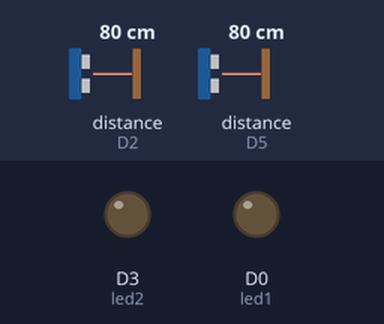
The sketch below on a simulated ESP8266 (NodeMCU). Shown: output pins drawn as LEDs (lit = HIGH). Wiring (inferred from the names in the program): 2 × ultrasonic range finder: trigger D4, echo D5 / trigger D1, echo D2. Inputs (shaded band) come from the test bench; at power-on: distance to the obstacle (sensors on D2, D5) 80 cm. The echo pulse lasts 58.3 µs per cm; WiFi joins after 1.5 s; servers stay silent unless stated; the Firebase database answers and starts empty; pins used as bus, display or sensor lines are not drawn; what the sketch prints to the serial monitor is not drawn.

Above: at 2.7 s.
2.8 s: distance to the obstacle (sensor on D2) set to 12 cm
9.6 s: distance to the obstacle (sensor on D2) set to 9 cm
At 15.5 s:
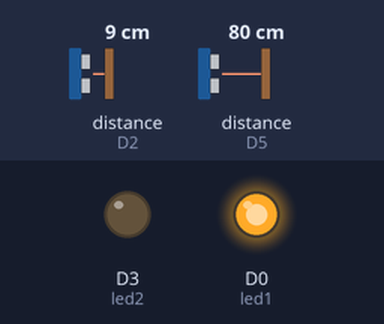
16.6 s: distance to the obstacle (sensor on D5) set to 12 cm
22.0 s: distance to the obstacle (sensor on D5) set to 9 cm
At 26.1 s:
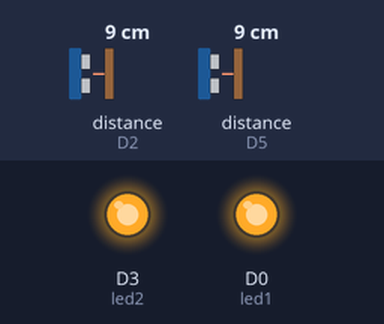
26.9 s: distance to the obstacle (sensor on D2) set to 18 cm
At 32.3 s:
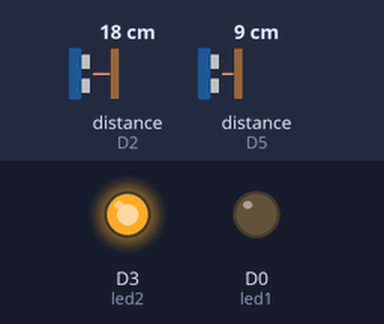
32.6 s: distance to the obstacle (sensor on D2) set to 2 cm
At 34.3 s:
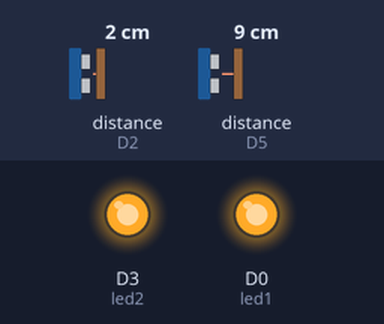
Timing chart, 0 to 35.8 s (numbered marks = the images above; inputs shaded):
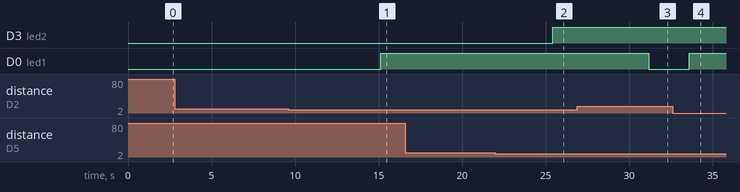

The sketch:

conexionFirebase.ino
```cpp
#include <ESP8266WiFi.h>
#include "FirebaseESP8266.h"

// Variables para conexión a wifi
//#define ssid "INFINITUMCBA5_2.4"
//#define password "W7MGmXhkMd"
//#define ssid "HUAWEI_P20_lite"
//#define password "0a19d822ddbc"
//#define ssid "Tec-IoT"
//#define password "spotless.magnetic.bridge"
//#define ssid "INFINITUM4E7F"
//#define password "kwM6nePnPU"

#define ssid "marisol_iphone"
#define password "12344567"

// Variables para conexión a base de datos
const char *FIREBASE_HOST="https://conexion-node-8266-default-rtdb.firebaseio.com/";
const char *FIREBASE_AUTH="Hah2fwU4wyMjEybRVOfXRTBgLFbqVcPXoqZiVrIX";
#define API_KEY "AIzaSyAEvkjLMYDlxLdJV5C0syxlQPStdxpoWnA"


// Firebase Data object in the global scope
FirebaseData firebaseData;
bool iterar = true;

//Definimos variable de harware
//Primer sensor
const int led1 = D0;  //Asiganmos el pin Led al pin D0
const int trig1 = D1; //Asiganmos el pin Trigger al pin D1
const int echo1 = D2; //Asiganmos el pin Echo al pin D2

//Segundo sensor
const int led2 = D3;  //Asiganmos el pin Led al pin D0
const int trig2 = D4; //Asiganmos el pin Trigger al pin D1
const int echo2 = D5; //Asiganmos el pin Echo al pin D2


//Función para inicializar programa
void setup(){
  Serial.begin(115200);
  Serial.println();

  //Comenzamos conexión a wifi
  WiFi.begin(ssid, password);

  while (WiFi.status() != WL_CONNECTED){
    Serial.print(".");
    delay(250);
  }

  Serial.print("\nConectado al Wi-Fi");
  Serial.println();

  //Comenzamos conexión a base de datos
  Firebase.begin(FIREBASE_HOST, FIREBASE_AUTH);
  Firebase.reconnectWiFi(true);


   //Definimos pines
   //Primer sensor
    pinMode(D0, OUTPUT); //Configuramos el pin Led como un pin de salida
    pinMode (D1, OUTPUT); //Configuramos el pin Trigger como un pin de salida
    pinMode (D2, INPUT); //Configuramos el pin Echo como un pin de entrada

    //Segundo sensor
    pinMode(D3, OUTPUT); //Configuramos el pin Led como un pin de salida
    pinMode (D4, OUTPUT); //Configuramos el pin Trigger como un pin de salida
    pinMode (D5, INPUT); //Configuramos el pin Echo como un pin de entrada
}


//Funcion para determinar si hay un vehiculo en el lugar
bool scanner(int trig, int echo){
  //Delcaramos variables para el calculo
  long tiempo;
  long distancia;

  //Comenzamos calculo
  digitalWrite(trig, LOW); //El ciclo inicia con el pin Trigger apagado
  delayMicroseconds(4); //Pasan 4 microsegundos
  digitalWrite(trig, HIGH); //Luego de ese tiempo el pin Trigger se enciende
  delayMicroseconds(10);
  digitalWrite(trig, LOW);
  tiempo = pulseIn(echo, HIGH); //El tiempo que el sonido tarda en llegar al receptor de eco es almacenado en la variable "tiempo"
  tiempo = tiempo/2; //El pin Echo ha registrado el tiempo que tarda el sonido en ir y regresar, pero solo nos interesa la mitad del recorrido
  distancia = tiempo* 0.000001 * 34300; //Fórmula para calcular la distancia (34300 velocidad del sonido en cm/s) (0.000001 para convertir tiempo a segundos

  //Mostramos resultado del calculo
  Serial.print (distancia);
  Serial.println ("cm");
  delay (50);

  if(distancia < 10){
   return true;
  } else {
   return false;
  }
}


//Función principal (ejecucion de programa)
void loop(){
  String path1 = "/lugar/-MpIA0Gt_nB6HirP6i7X/";
  String path2 = "/lugar/-MpIA0Gt_nB6HirP6i8X/";
  iterar = true;
  int cont = 0;
  while (iterar){
    if(cont==0){
      Serial.println ("Sensor 1");
      //Pedimos a la base de datos si el lugar ya esta apartado
       bool ocupado = scanner(trig1, echo1); //Verificamos si detecta algo el sensor

      if(ocupado==1){ //El lugar esta ocuapdo
        Firebase.setInt(firebaseData, path1 + "/status", 1);
        digitalWrite(led1,HIGH); //El lugar ya esta ocupado
      }else{
        delay(2000);
        //Pedimos a la base de datos si el lugar ya esta apartado
        Firebase.getInt(firebaseData, path1 + "/status");
        int apartado = firebaseData.intData();
        Serial.println(apartado);
        if(apartado==2){
          Firebase.setInt(firebaseData, path1 + "/status", 2);
          digitalWrite(led1,HIGH); //El lugar ya esta apartado
        }else{
          Firebase.setInt(firebaseData, path1 + "/status", 0);
          digitalWrite(led1,LOW); //El lugar esta desocupado
        }
      }
          delay(1000);
    }else if(cont == 1){
      Serial.println ("Sensor 2");
      //Pedimos a la base de datos si el lugar ya esta apartado
       bool ocupado = scanner(trig2, echo2); //Verificamos si detecta algo el sensor

      if(ocupado==1){ //El lugar esta ocuapdo
        Firebase.setInt(firebaseData, path2 + "/status", 1);
        digitalWrite(led2,HIGH); //El lugar ya esta ocupado
      }else{
        delay(2000);
        //Pedimos a la base de datos si el lugar ya esta apartado
        Firebase.getInt(firebaseData, path2 + "/status");
        int apartado = firebaseData.intData();

        if(apartado==2){
          Firebase.setInt(firebaseData, path2 + "/status", 2);
          digitalWrite(led2,HIGH); //El lugar ya esta apartado
        }else{
          Firebase.setInt(firebaseData, path2 + "/status", 0);
          digitalWrite(led2,LOW); //El lugar esta desocupado
        }
      }
          delay(1000);
    }

    cont++;
    if(cont > 2){
      cont=0;
    }
  }

  Firebase.end(firebaseData);

} // End Loop
```

Measured:
- the behaviour switches between 11 and 10 cm on distance to the obstacle (sensor on D2) (found by bisection; images 0 and 1)
- the behaviour switches between 11 and 10 cm on distance to the obstacle (sensor on D5) (found by bisection; images 1 and 2)
- after the input at 2.8 s, every drawn part: stays the same
- after the input at 9.6 s, D0 (led1): LOW → HIGH after 5.5 s
- after the input at 16.6 s, every drawn part: stays the same
- after the input at 22.0 s, D3 (led2): LOW → HIGH after 3.4 s
- after the input at 26.9 s, D0 (led1): HIGH → LOW after 4.3 s
- after the input at 32.6 s, D0 (led1): LOW → HIGH after 0.99 s
